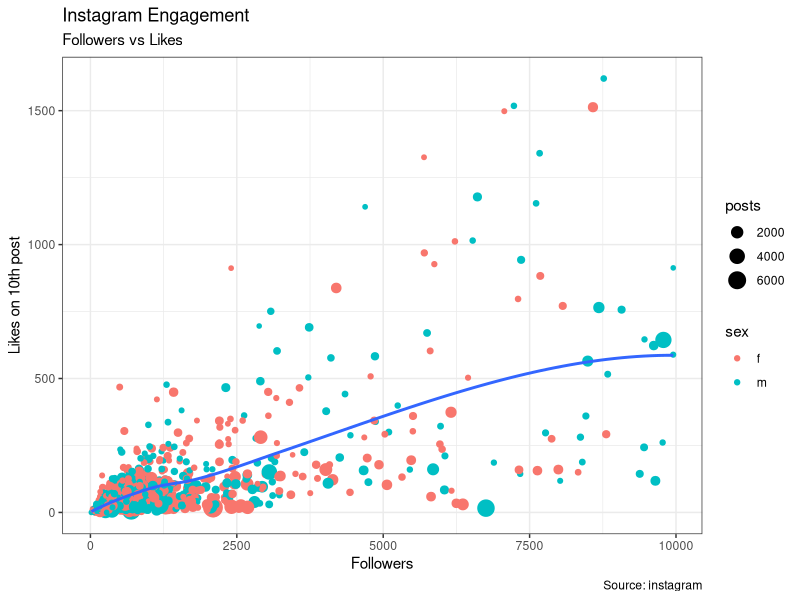
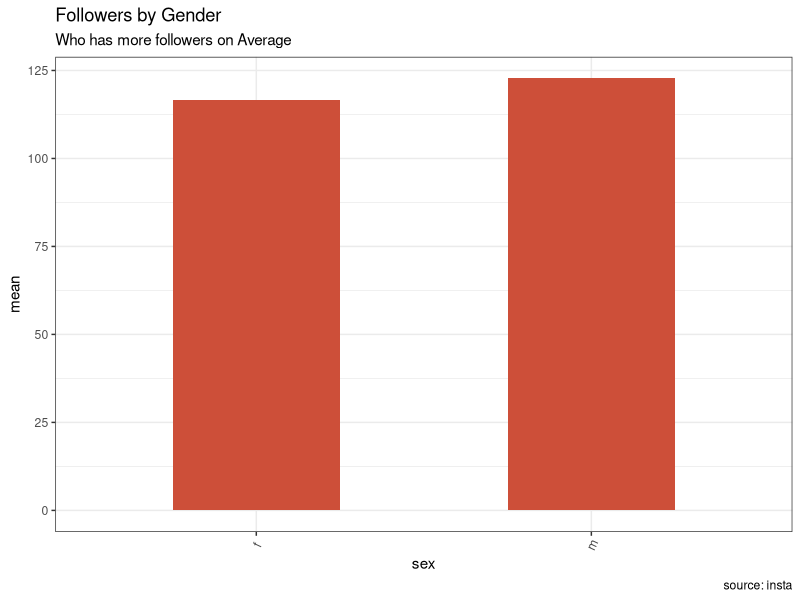
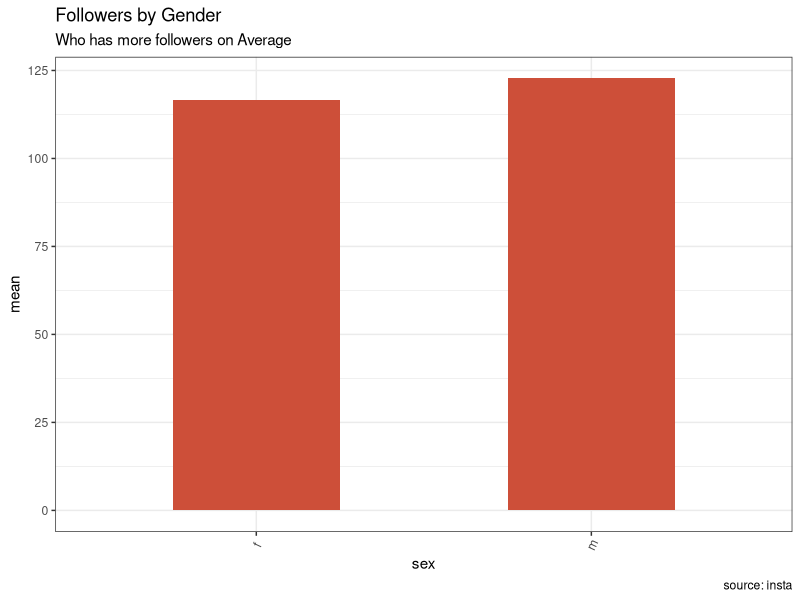

Recreate these plots in R, in order.
## ---- chunk 1

# Loading libraries
# install.packages("dplyr")
# install.packages("ggplot2")
# install.packages("tidyr")
# install.packages("tidyverse")
library(dplyr)
library(ggplot2)
library(tidyr)


# Loading data into data frame and formatting
insta_csv <- read.csv("Instagram.csv", header=TRUE, sep=",", as.is=TRUE)
insta <- read.csv("Instagram.csv", header=TRUE, sep=",", as.is=TRUE)
insta[1:10,]	# First ten rows
colnames(insta) <- c("user", "posts", "followers", "following", "likes10", "likes11", "likes12", "self_posts","sex","date")


summary(insta)

## Setting up fonts
quartzFonts(avenir = c("Avenir Book", "Avenir Black", "Avenir Book Oblique", 
        "Avenir Black Oblique"))
par(family = 'avenir')


# Plotting in Base R
# plot(insta$following, insta$followers , las=1, xlab="Following",
# ylab="Followers", main="Instagram Users Followers by Gender", col=sex)

# fi_df %>%
#   group_by(phone,type)%>%
#   subset(type %in% c("Received text","Sent text")) %>%
#   subset(name="Natalia")%>%
#   summarize(count=n())%>%
#   mutate(total=sum(count),pct=count/total)

#Formatting Data
str(insta)
insta$followers <- as.numeric(gsub(",", "", insta$followers))
insta$following <- as.numeric(gsub(",", "",insta$following))
insta$posts <- as.numeric(gsub(",", "",insta$posts))
str(insta)

# Settings ggplot 
options(scipen=999)  # turn-off scientific notation like 1e+48
theme_set(theme_bw())  # pre-set the bw theme.
data("insta", package = "ggplot2")

# Scatterplot
gginsta <- insta
gg <- ggplot(gginsta, aes(x=followers, y=likes10)) +
  geom_point(aes(col=sex,size=posts)) +
  geom_smooth(method="loess", se=F) +
  labs(subtitle="Followers vs Likes",
       y="Likes on 10th post",
       x="Followers",
       title="Instagram Engagement",
       caption = "Source: instagram")

plot(gg)
gg$layers
gg$layers[[1]]

# Getting gender average
by_gender <- group_by(insta,insta$sex)
by_gender[1:10,]
str(by_gender)
summary(insta)

avg_likes <- insta %>%
  group_by(sex) %>%
  summarise(mean = mean(likes10))
head(avg_likes)


## Barplot
ggplot(avg_likes, aes(x=sex, y=mean)) +
  geom_bar(stat="identity", width=.5, fill="tomato3") +
  labs(title="Followers by Gender",
       subtitle="Who has more followers on Average",
       caption="source: insta") +
  theme(axis.text.x = element_text(angle=65, vjust=0.6))


## Instagram Influencers analysis
insta$influence_ratio <- insta$followers / insta$following
#head(insta)
median(insta$influence_ratio)
mean(insta$influence_ratio)
influencers <- subset(insta, insta$influence_ratio > mean(insta$influence_ratio))
influencers

## Adding columns w mutate
insta <- mutate(insta, p2f=posts/followers)
head(insta)

summary(insta)

## ---- chunk 2
## Barplot
ggplot(avg_likes, aes(x=sex, y=mean)) + 
  geom_bar(stat="identity", width=.5, fill="tomato3") + 
  labs(title="Followers by Gender", 
       subtitle="Who has more followers on Average", 
       caption="source: insta") + 
  theme(axis.text.x = element_text(angle=65, vjust=0.6))


## Instagram Influencers analysis
insta$influence_ratio <- insta$followers / insta$following
#head(insta)
median(insta$influence_ratio)
mean(insta$influence_ratio)
influencers <- subset(insta, insta$influence_ratio > mean(insta$influence_ratio))
influencers

## Adding columns w mutate
insta <- mutate(insta, p2f=posts/followers)
head(insta)
## ---- chunk 3
7+7
